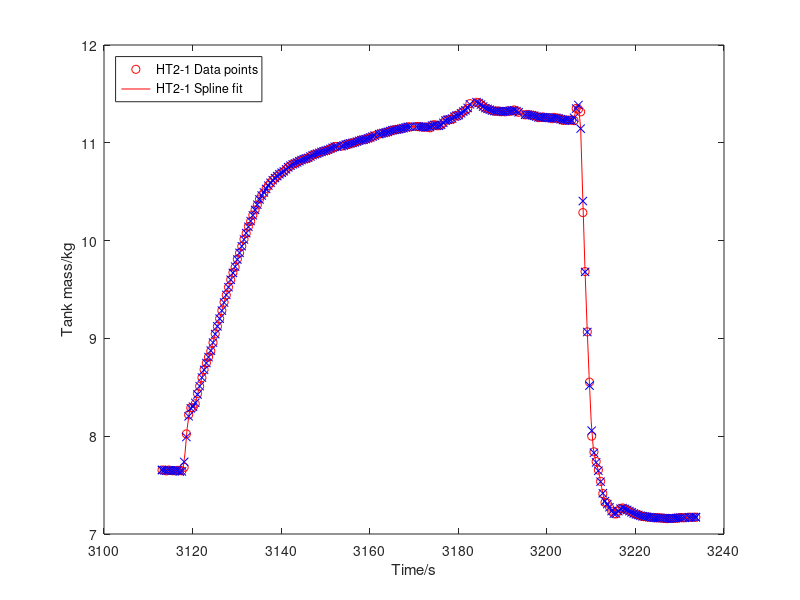
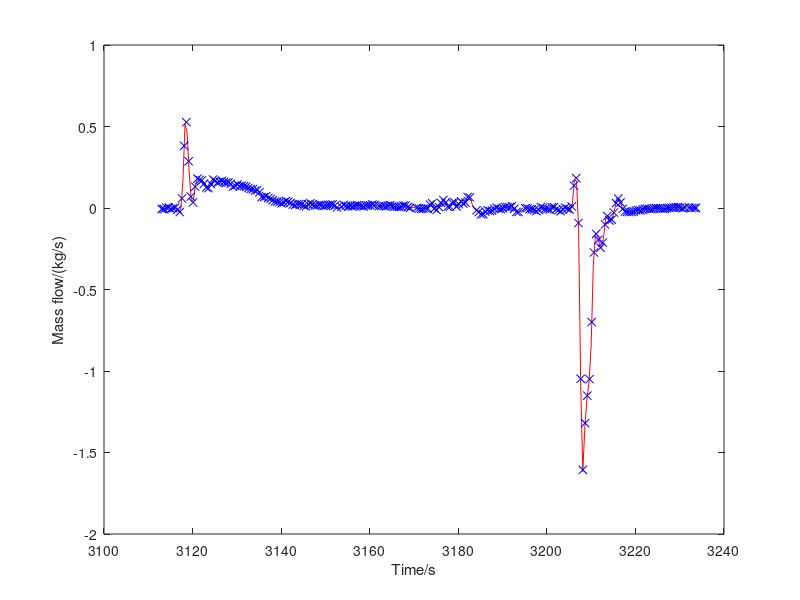
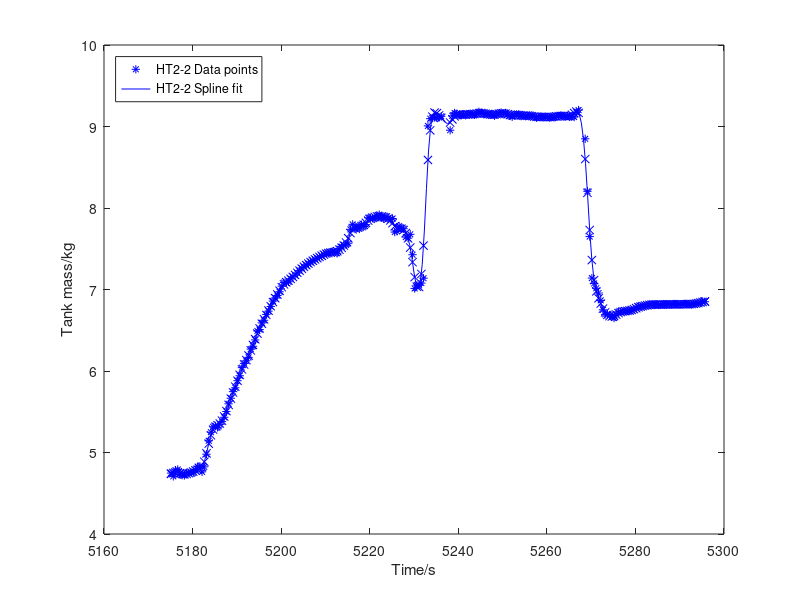
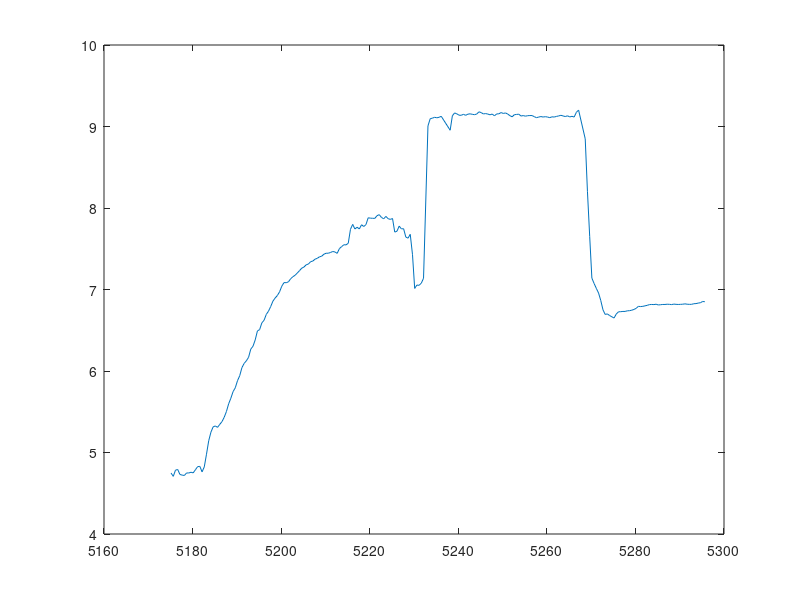

Here is the MATLAB script that generated these plots, in order:
close all
data1 = load('./HT-2/ht21.mat');
data2 = load('./HT-2/ht22.mat');
%% process mass
% HT2-1
time1 = data1.data.TANK_WEIGHT(:,1);
weight1 = data1.data.TANK_WEIGHT(:,2);
%splinetool(time,weight)
spline1_1 = csapi(time1,weight1); %cubic spline fit of the tank mass
spline1_2 = csaps(time1,weight1); %cubic spline smooth fit of the tank mass

%HT2-2
time2 = data2.data.TANK_WEIGHT(:,1);
weight2 = data2.data.TANK_WEIGHT(:,2);

spline2_1 = csapi(time2,weight2); %cubic spline fit of the tank mass
spline2_2 = csaps(time2,weight2,0.8); %cubic spline smooth fit of the tank mass

figure(1)
plot(time1, weight1, 'ro')
hold on
fnplt(spline1_2, 'r-')
xlabel('Time/s');
ylabel('Tank mass/kg');
legend('HT2-1 Data points', 'HT2-1 Spline fit','Location', 'northwest');

figure(3)
plot(time2, weight2, 'b*')
hold on
fnplt(spline2_2, 'b-')
xlabel('Time/s');
ylabel('Tank mass/kg');
legend('HT2-2 Data points', 'HT2-2 Spline fit','Location', 'northwest');

%% Differentiate mass to get mass flow
weightprime1 = fnder(spline1_2); %first order derivative of tank mass HT2-1
weightprime2 = fnder(spline2_2); %HT2-2
figure(2)
fnplt(weightprime1, 'r-');
hold on
%fnplt(weightprime2, 'b-');
xlabel('Time/s');
ylabel('Mass flow/(kg/s)');
%legend('HT2-1', 'HT2-2');


%% 
figure(4)
plot(data2.data.TANK_WEIGHT(:,1), data2.data.TANK_WEIGHT(:,2))

